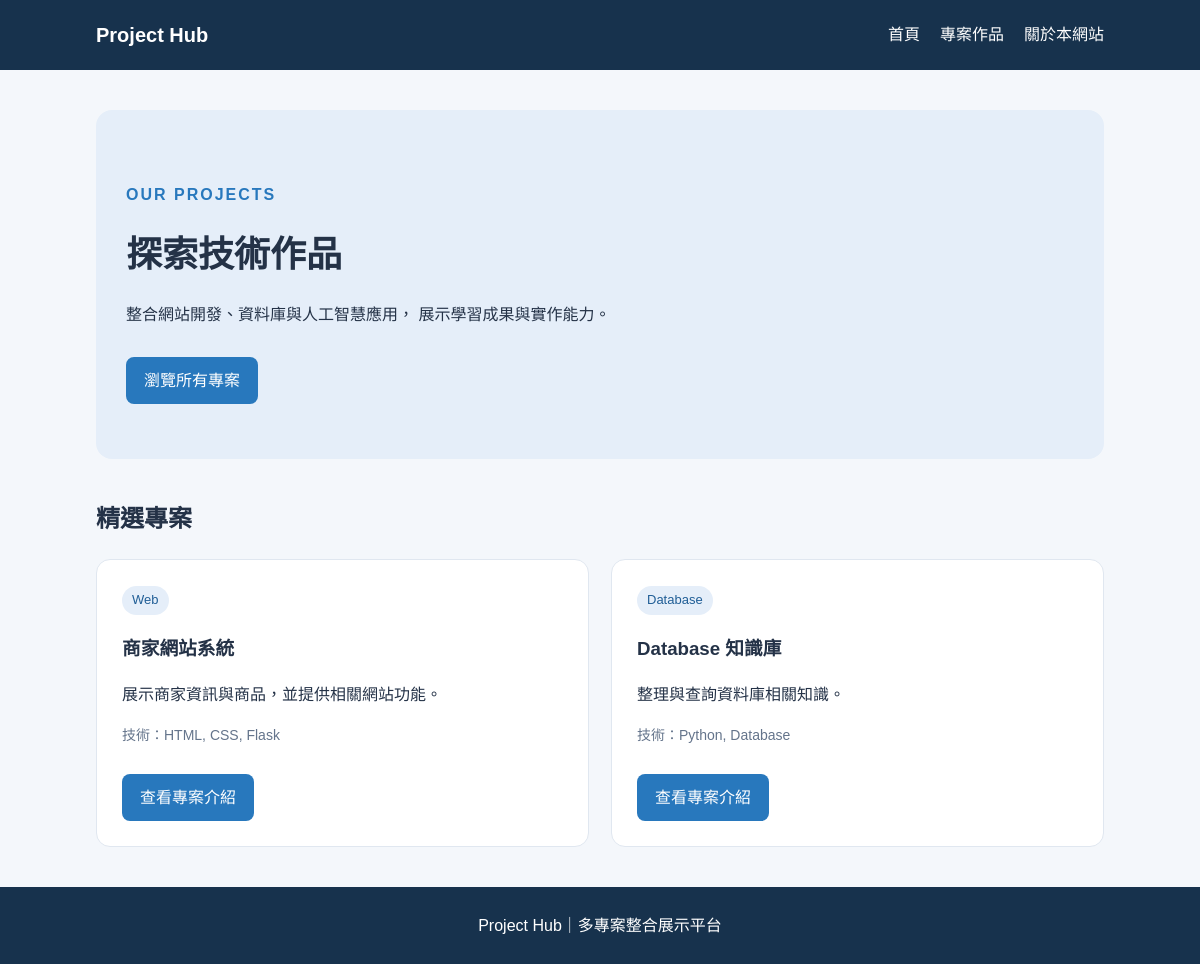
/, run on an earlier commit of the app's database.
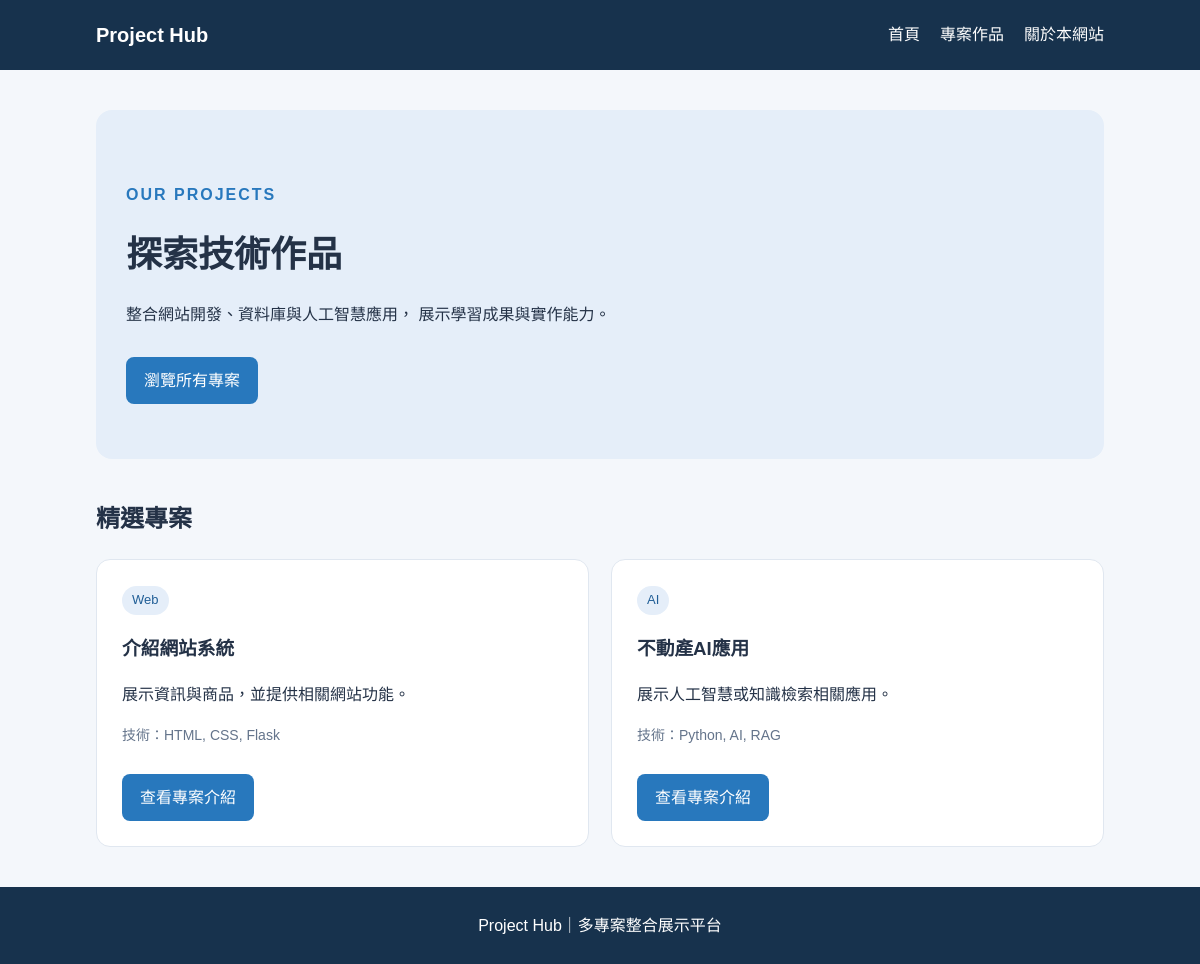
And on a later commit of the database.
### tables this page shows
CREATE TABLE projects (
    id INTEGER PRIMARY KEY AUTOINCREMENT,
    title TEXT NOT NULL,
    category TEXT NOT NULL,
    description TEXT NOT NULL,
    tech_stack TEXT,
    demo_url TEXT,
    github_url TEXT,
    image_url TEXT,
    status TEXT DEFAULT '開發中',
    featured INTEGER DEFAULT 0
);

### app.py (the view)
@app.route("/")
def index():
    conn = get_db_connection()
    projects = conn.execute(
        "SELECT * FROM projects WHERE featured = 1"
    ).fetchall()
    conn.close()
    return render_template(
        "index.html",
        projects=projects
    )

### app.py (called while the page is built)
def get_db_connection():
    conn = sqlite3.connect("database.db")
    conn.row_factory = sqlite3.Row
    return conn

### templates/index.html (shortened to what this page needs)
{% extends "base.html" %}
{% block content %}
<section class="hero">
    <p class="eyebrow">OUR PROJECTS</p>
    <h1>探索技術作品</h1>
    <p>
        整合網站開發、資料庫與人工智慧應用，
        展示學習成果與實作能力。
    </p>
    <a class="button" href="{{ url_for('project_list') }}">
        瀏覽所有專案
    </a>
</section>
<section>
    <h2>精選專案</h2>
    <div class="project-grid">
        {% for project in projects %}
        <article class="project-card">
            <span class="category">
                {{ project["category"] }}
            </span>
            <h3>{{ project["title"] }}</h3>
            <p>{{ project["description"] }}</p>
            <p class="tech">
                技術：{{ project["tech_stack"] }}
            </p>
            <a class="button"
               href="{{ url_for('project_detail',
                               project_id=project['id']) }}">
                查看專案介紹
            </a>
        </article>
        {% else %}
        <p>目前還沒有精選專案。</p>
        {% endfor %}
    </div>
</section>
{% endblock %}

What changed in the data, as far as the page shows it:
no longer on this page (row edited): projects: category "Database", title "Database 知識庫", description "整理與查詢資料庫相關知識。", tech_stack "Python, Database"
changed projects "HTML, CSS, Flask": title "商家網站系統" → "介紹網站系統"; description "展示商家資訊與商品，並提供相關網站功能。" → "展示資訊與商品，並提供相關網站功能。"
now on this page (row edited): projects: category "AI", title "不動產AI應用", description "展示人工智慧或知識檢索相關應用。", tech_stack "Python, AI, RAG"
